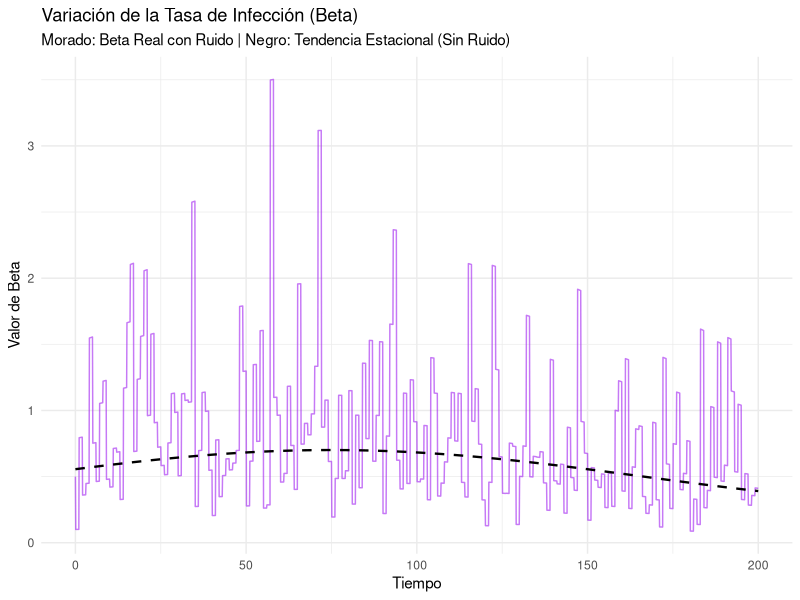
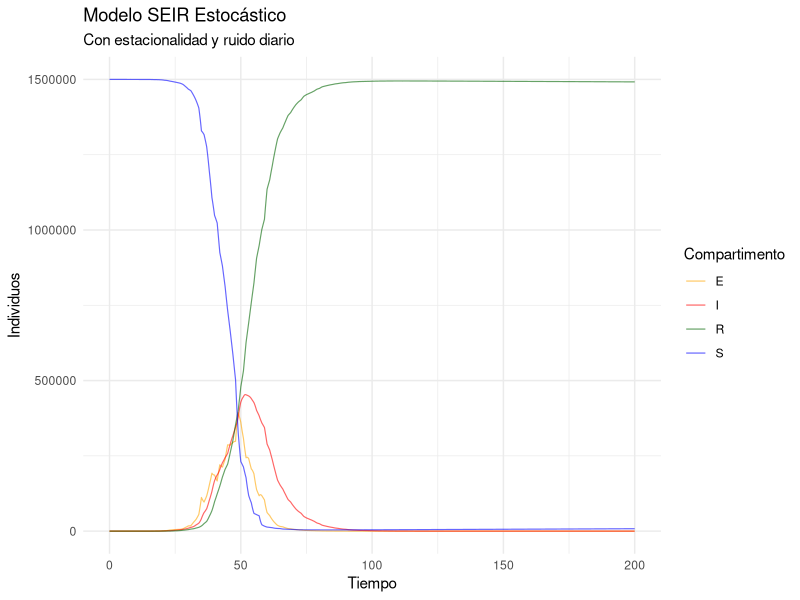

The R script that drew these images, in order:
library(ggplot2)
library(tidyr)
library(dplyr)

# Parámetros
N = 1500000
I0 = 5
E0 = 0 
S0 = N - I0
R0_init = 0

gamma_base = 0.143       
Rr = 3.5            
beta_base = Rr * gamma_base   
sigma_base = 0.25        
niu = 0.0000245     
v = 0                

# Configuración Estocástica
periodo <- 365
pico_dia <- 75         
fuerza_estacion <- 0.4 
volatilidad_beta <- 0.60  # Ruido contagio
volatilidad_bio <- 0.30   # Ruido recuperación

# Tiempo
t_max = 200
dt = 0.1 


# Simulación
correr_simulacion <- function(id_sim) {
  
  t_vec <- seq(0, t_max, by=dt)
  n_steps <- length(t_vec)
  
  S <- numeric(n_steps); S[1] <- S0
  E <- numeric(n_steps); E[1] <- E0
  I <- numeric(n_steps); I[1] <- I0
  R <- numeric(n_steps); R[1] <- R0_init
  Beta_track <- numeric(n_steps); Beta_track[1] <- beta_base
  
  # Ruidos del primer día
  ruido_beta_actual <- rlnorm(1, 0, volatilidad_beta)
  ruido_bio_actual  <- rlnorm(1, 0, volatilidad_bio)
  
  for(i in 1:(n_steps-1)){
    S_now <- S[i]; E_now <- E[i]; I_now <- I[i]; R_now <- R[i]
    t_actual <- t_vec[i]
    
    # Cuando cambia un día se genera un nuevo ruido
    if (floor(t_actual) > floor(t_actual - dt)) {
      ruido_beta_actual <- rlnorm(1, 0, volatilidad_beta)
      ruido_bio_actual  <- rlnorm(1, 0, volatilidad_bio)
    }
    
    # Estacionalidad y ruido contagio
    factor_estacional <- 1 + fuerza_estacion * cos(2 * pi * (t_actual - pico_dia) / periodo)
    beta_now <- beta_base * factor_estacional * ruido_beta_actual
    Beta_track[i+1] <- beta_now
    
    # Ruido recuperación
    sigma_now <- sigma_base * ruido_bio_actual
    gamma_now <- gamma_base * ruido_bio_actual 
    
    # Probabilidades
    p_infec    = 1 - exp(- (max(0, beta_now) * I_now / N) * dt)
    p_progress = 1 - exp(- (max(0, sigma_now) * dt))
    p_recover  = 1 - exp(- (max(0, gamma_now) * dt))
    p_death    = 1 - exp(- niu * dt)
    p_vac      = 1 - exp(- v * dt)
    
    # Binomiales
    new_SE = rbinom(1, size = S_now, prob = p_infec)
    rem_S = S_now - new_SE
    new_SR_vac = rbinom(1, size = rem_S, prob = p_vac)
    rem_S = rem_S - new_SR_vac
    death_S = rbinom(1, size = rem_S, prob = p_death)
    
    new_EI = rbinom(1, size = E_now, prob = p_progress)
    death_E = rbinom(1, size = E_now - new_EI, prob = p_death)
    
    new_IR = rbinom(1, size = I_now, prob = p_recover)
    death_I = rbinom(1, size = I_now - new_IR, prob = p_death)
    
    death_R = rbinom(1, size = R_now, prob = p_death)
    new_births = rpois(1, lambda = niu * N * dt)
    
    # Actualizaciones
    S[i+1] = max(0, S_now - new_SE - new_SR_vac - death_S + new_births)
    E[i+1] = max(0, E_now + new_SE - new_EI - death_E)
    I[i+1] = max(0, I_now + new_EI - new_IR - death_I)
    R[i+1] = max(0, R_now + new_IR + new_SR_vac - death_R)
  }
  
  return(data.frame(time = t_vec, S=S, E=E, I=I, R=R, Beta_Real=Beta_track, Sim = as.factor(id_sim)))
}


n_simulaciones = 1

lista_simulaciones <- lapply(1:n_simulaciones, correr_simulacion)
datos_totales <- do.call(rbind, lista_simulaciones)

datos_long <- pivot_longer(datos_totales, cols = c(S, E, I, R), 
                           names_to = "Compartimento", values_to = "Valor")

# Curvas SEIR
p1 <- ggplot(datos_long, aes(x = time, y = Valor, color = Compartimento, group = interaction(Sim, Compartimento))) +
  geom_line(alpha = 0.6, lwd = 0.4) + 
  labs(
    title = "Modelo SEIR Estocástico",
    subtitle = "Con estacionalidad y ruido diario",
    x = "Tiempo", y = "Individuos"
  ) +
  theme_minimal() +
  scale_color_manual(values = c("S"="blue", "E"="orange", "I"="red", "R"="darkgreen"))

# Beta (Ritmo de Infección)
data_beta <- subset(datos_totales, Sim == 1)

# Tendencia ideal
data_beta$Tendencia <- beta_base * (1 + fuerza_estacion * cos(2 * pi * (data_beta$time - pico_dia) / periodo))

p2 <- ggplot(data_beta, aes(x = time)) +
  
  # Beta real (con ruido)
  geom_line(aes(y = Beta_Real), color = "purple", alpha = 0.6, lwd = 0.5) +
  
  # La tendencia estacional teórica
  geom_line(aes(y = Tendencia), color = "black", linetype = "dashed", lwd = 0.8) +
  labs(
    title = "Variación de la Tasa de Infección (Beta)",
    subtitle = "Morado: Beta Real con Ruido | Negro: Tendencia Estacional (Sin Ruido)",
    x = "Tiempo",
    y = "Valor de Beta"
  ) +
  theme_minimal()

print(p2)
print(p1)